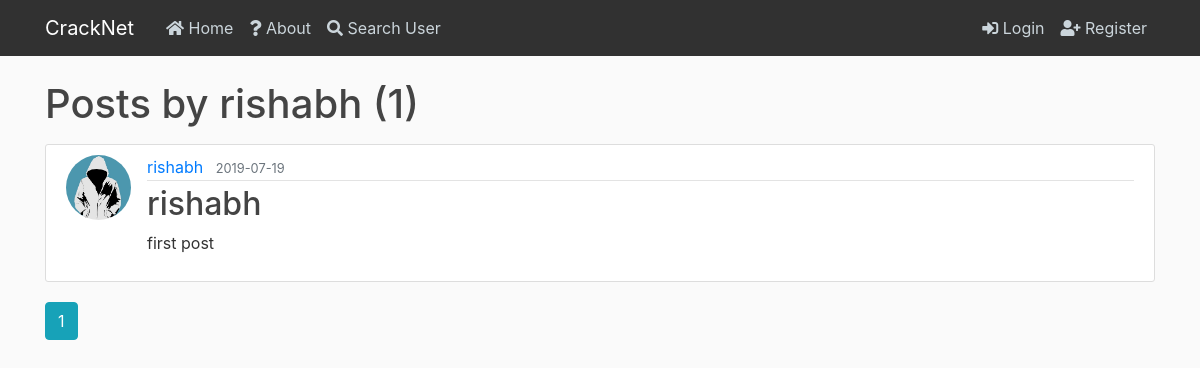
Before: /user/rishabh with the older database file.
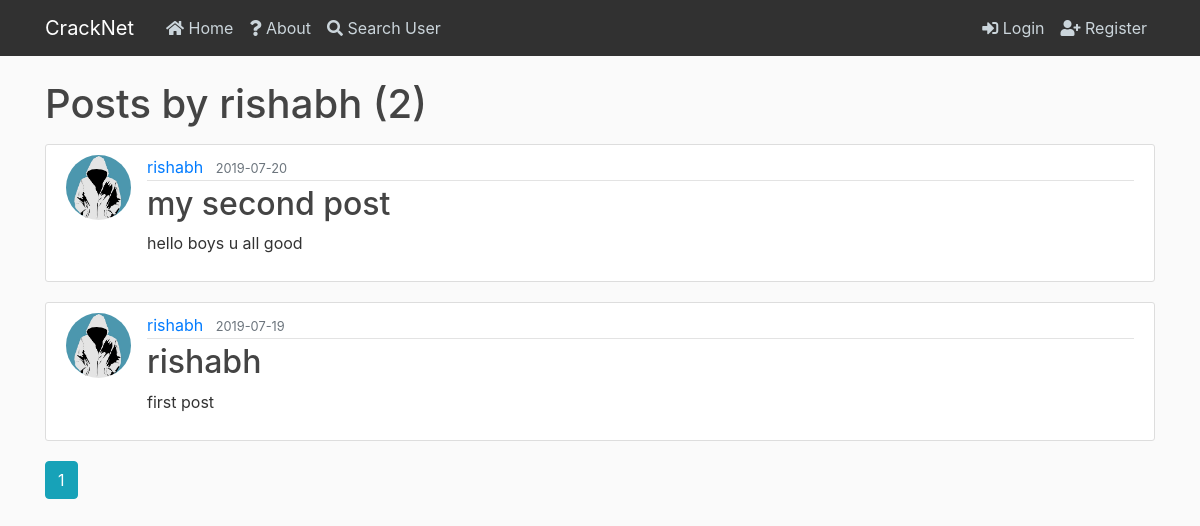
After: the same page with the newer database file.
### flaskblog/models.py (models this page shows, shortened)
class Post(db.Model):
    id = db.Column(db.Integer, primary_key=True)
    title = db.Column(db.String(100), nullable=False)
    date_posted = db.Column(db.DateTime, nullable=False, default=datetime.utcnow)
    content = db.Column(db.Text, nullable=False)
    likes = db.Column(db.Integer, nullable=False, default=0)
    liked_users = db.Column(db.String(100000),default="")
    user_id = db.Column(db.Integer, db.ForeignKey('user.id'), nullable=False)
    comments = db.relationship('Comment', backref='post', lazy=True)

class User(db.Model, UserMixin):
    id = db.Column(db.Integer, primary_key=True)
    username = db.Column(db.String(20), unique=True, nullable=False)
    email = db.Column(db.String(120), unique=True, nullable=False)
    image_file = db.Column(db.String(20), nullable=False, default='default.jpg')
    connections=db.Column(db.Integer, nullable=False, default=0)
    connected_users=db.Column(db.String(100000), default="")
    password = db.Column(db.String(60), nullable=False)
    posts = db.relationship('Post', backref='author', lazy=True)
    comments = db.relationship('Comment', backref='author', lazy=True)

### flaskblog/routes.py (the view)
@app.route("/user/<string:username>")
def user_posts(username):
    page = request.args.get('page', 1, type=int)
    user = User.query.filter_by(username=username).first_or_404()
    posts = Post.query.filter_by(author=user)\
        .order_by(Post.date_posted.desc())\
        .paginate(page=page, per_page=5)
    return render_template('user_posts.html', posts=posts, user=user)

### flaskblog/templates/user_posts.html
{% extends 'layout.html'%}
{% block content %}
    <h1 class="mb-3">Posts by {{ user.username }} ({{posts.total}})</h1>
    {% for post in posts.items %}
    <article class="media content-section">
        <img src="{{ url_for('static', filename='profile_pics/'+ post.author.image_file)}}" alt="" class="rounded-circle article-img">
        <div class="media-body">
          <div class="article-metadata">
            {% if current_user.username != post.author.username %}
              <a class="mr-2" href="{{ url_for('profile', username=post.author.username) }}">{{ post.author.username }}</a>
            {% else %}
              <a class="mr-2" href="{{ url_for('account') }}">{{ post.author.username }}</a>
            {% endif %}
            <small class="text-muted">{{ post.date_posted.strftime('%Y-%m-%d') }}</small>
          </div>
            <h2><a class="article-title" href="{{ url_for('post', post_id=post.id)}}">{{ post.title }}</a></h2>
            <p class="article-content">{{ post.content }}</p>
        </div>
        </article>
    {% endfor %}
    {% for page_num in posts.iter_pages(left_edge=1, right_edge=1, left_current=1, right_current=2) %}
        {% if page_num %}
          {% if posts.page == page_num %}
            <a class="btn btn-info mb-4" href="{{ url_for('user_posts', username=user.username, page=page_num) }}">{{ page_num }}</a>
          {% else %}
            <a class="btn btn-outline-info mb-4" href="{{ url_for('home', username=user.username, page=page_num) }}">{{ page_num }}</a>
          {% endif %}
        {% else %}
          ...
        {% endif %}
    {% endfor %}
{% endblock content %}

Changed rows visible on the page:
added Post: image_file (placeholder picture), author.username "rishabh", date_posted "2019-07-20", title "my second post", content "hello boys u all good"
Other visible differences:
{{ posts.total }}: "1" → "2"
